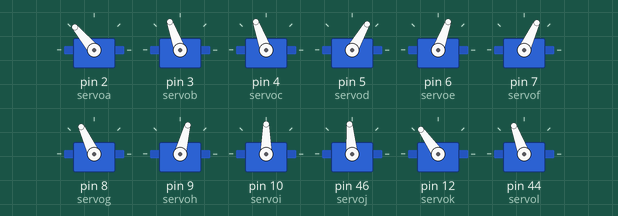
Bench run of a sketch on a simulated Arduino Mega 2560, built with avr-gcc and run on an emulated ATmega2560. Parts: 12 × servo.

Above: at 0.1 s.
At 11.3 s:
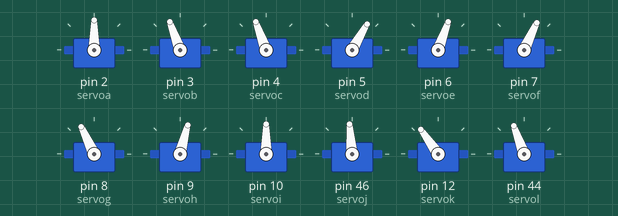
At 13.1 s:
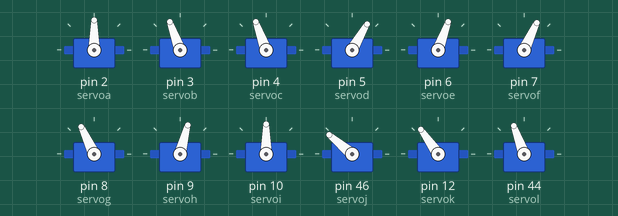
At 18.1 s:
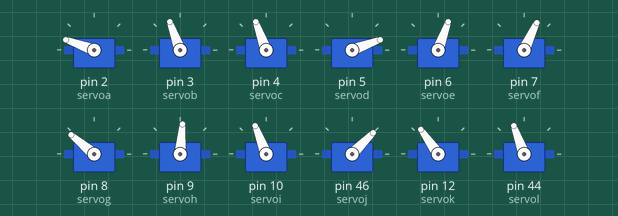
At 24.0 s:
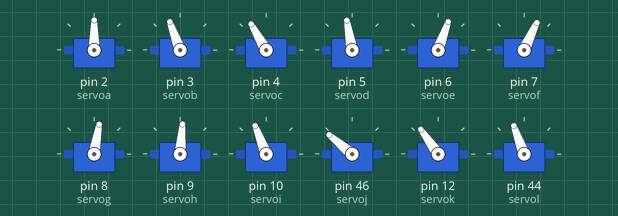
At 39.5 s:
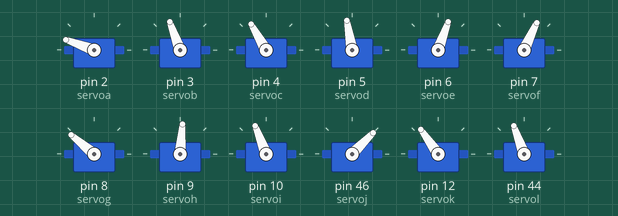
Timing chart, 0 to 40.0 s (numbered marks = the images above):
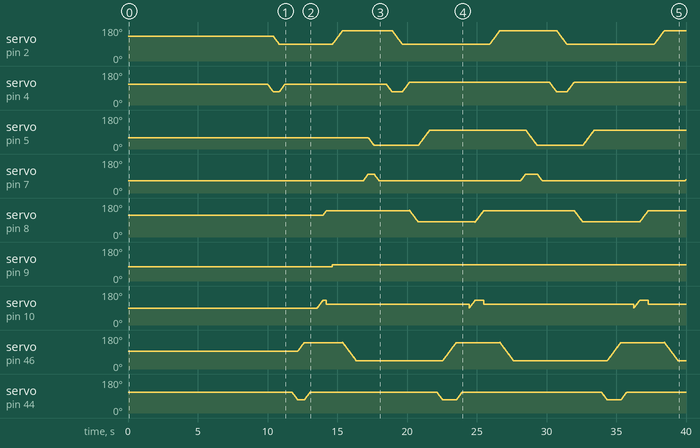

The sketch:

Tes_Pergerakan_Mega2560.ino
```cpp
#include <Servo.h>

Servo servoa, servob, servoc, servod, servoe, servof, servog, servoh, servoi, servoj, servok, servol;
int a = 130;
int b = 110;
int c = 110;

int d = 60;
int e = 70;
int f = 65;

int g = 115;
int h = 75;
int i = 90;

int j = 95;
int k = 125;
int l = 110;
int repeat;

void setup() {
  servoa.attach(2);
  servob.attach(3);
  servoc.attach(4);
  servod.attach(5);
  servoe.attach(6);
  servof.attach(7);
  servog.attach(8);
  servoh.attach(9);
  servoi.attach(10);
  servoj.attach(46);
  servok.attach(12);
  servol.attach(44);
}

void loop() {
  berdiri();
  delay(10000);
  jalan();
  berdiri();
}

void berdiri(){
  servoa.write(130);
  servob.write(110);
  servoc.write(110);

  servod.write(60);
  servoe.write(70);
  servof.write(65);

  servog.write(115);
  servoh.write(75);
  servoi.write(90);

  servoj.write(95);
  servok.write(125);
  servol.write(110);
}

void jalan(){
  //step 1
  for(c; c>=70; c--){
  // 110 -> 70
    servoc.write(c);
    delay(10);
  }
  for(a; a>=90; a--){
  // 130 -> 90
    servoa.write(a);
    delay (10);
  }
  for(c; c<=110; c++){
  // 70 -> 110
    servoc.write(c);
    delay(10);
  }
  delay(500);

  for(repeat=0; repeat < 3; repeat++){
    //step 2
    for(l; l>=70; l--){
    // 110 -> 70
    servol.write(l);
    delay(10);
    }
    for(j; j<=140; j++){
      // 95 -> 140
      servoj.write(j);
      delay (10);
    }
    for(l; l<=110; l++){
      // 70 -> 110
      servol.write(l);
      delay(10);
    }
    delay(500);

    //step 3
    for(i; i<=130; i++){
    // 90 -> 130
      servoi.write(i);
      delay(10);
    }
    for(g; g<=140; g++){
    // 115 -> 140
      servog.write(g);
      delay (10);
    }
    for(i; i>=90; i--){
    // 130 -> 90
      servoi.write(l);
      delay(10);
    }
    servoh.write(85);

    for(a; a<=160 ; a++ ){
    // 90 -> 160
      servoa.write(a);
      delay (10);
    }
    for(j; j>=45; j--){
      // 140 -> 45
      servoj.write(j);
      delay (10);
    }
    delay(500);

    //step 4
    for(f; f<=100; f++){
    // 65 -> 100
    servof.write(f);
    delay(10);
    }
    for(d; d>=20; d--){
    // 60 -> 20
      servod.write(d);
      delay (10);
    }
    for(f; f>=65; f--){
    // 100 -> 65
      servof.write(f);
      delay(10);
    }
    delay(500);

    //step 5
    for(c; c>=70; c--){
    // 110 -> 70
      servoc.write(c);
      delay(10);
    }
    for(a; a>=90; a--){
    // 130 -> 90
      servoa.write(a);
      delay (10);
    }
    for(c; c<=120; c++){
    // 70 -> 120
      servoc.write(c);
      delay(10);
    }

    for(g; g>=80 ; g--){
    // 140 -> 80
      servog.write(g);
      delay (10);
    }
    for(d; d<=100; d++){
    // 20 -> 100
      servod.write(d);
      delay (10);
    }
    delay(500);
  }
}
```

Measured:
- by itself, servo on pin 9 (servoh): 75° → 85° at 14.7 s
